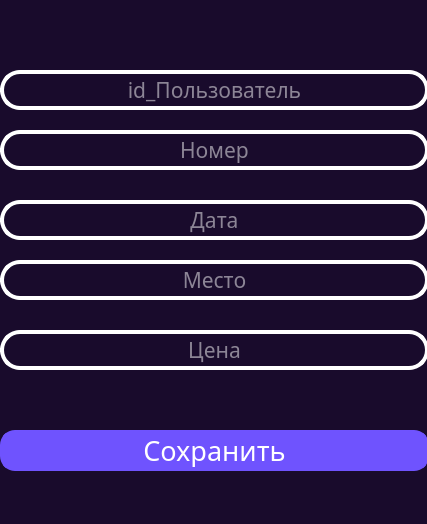
<?xml version="1.0" encoding="UTF-8"?>
<ui version="4.0">
 <class>Session_Dialog</class>
 <widget class="QDialog" name="Session_Dialog">
  <property name="geometry">
   <rect>
    <x>0</x>
    <y>0</y>
    <width>427</width>
    <height>524</height>
   </rect>
  </property>
  <property name="minimumSize">
   <size>
    <width>427</width>
    <height>524</height>
   </size>
  </property>
  <property name="maximumSize">
   <size>
    <width>427</width>
    <height>524</height>
   </size>
  </property>
  <property name="windowTitle">
   <string>Dialog</string>
  </property>
  <property name="styleSheet">
   <string notr="true">background-color: rgb(25, 11, 44);

font-family:&quot;Tw Cen MT&quot;;</string>
  </property>
  <widget class="QLineEdit" name="lineEdit1">
   <property name="geometry">
    <rect>
     <x>0</x>
     <y>70</y>
     <width>429</width>
     <height>40</height>
    </rect>
   </property>
   <property name="minimumSize">
    <size>
     <width>0</width>
     <height>40</height>
    </size>
   </property>
   <property name="font">
    <font>
     <family>Tw Cen MT</family>
     <pointsize>16</pointsize>
    </font>
   </property>
   <property name="styleSheet">
    <string notr="true">QLineEdit#lineEdit1{
background-color: rgba(0, 0, 0, 0);
border-radius: 20px;
border: 4px solid rgb(255, 255, 255);
color: rgb(255, 255, 255);
}</string>
   </property>
   <property name="inputMask">
    <string/>
   </property>
   <property name="text">
    <string/>
   </property>
   <property name="alignment">
    <set>Qt::AlignCenter</set>
   </property>
   <property name="placeholderText">
    <string>id_Пользователь</string>
   </property>
  </widget>
  <widget class="QLineEdit" name="lineEdit4">
   <property name="geometry">
    <rect>
     <x>0</x>
     <y>330</y>
     <width>429</width>
     <height>40</height>
    </rect>
   </property>
   <property name="minimumSize">
    <size>
     <width>0</width>
     <height>40</height>
    </size>
   </property>
   <property name="font">
    <font>
     <family>Tw Cen MT</family>
     <pointsize>16</pointsize>
    </font>
   </property>
   <property name="styleSheet">
    <string notr="true">QLineEdit#lineEdit4{
background-color: rgba(0, 0, 0, 0);
border-radius: 20px;
border: 4px solid rgb(255, 255, 255);
color: rgb(255, 255, 255);
}</string>
   </property>
   <property name="inputMask">
    <string/>
   </property>
   <property name="text">
    <string/>
   </property>
   <property name="alignment">
    <set>Qt::AlignCenter</set>
   </property>
   <property name="placeholderText">
    <string>Цена</string>
   </property>
  </widget>
  <widget class="QLineEdit" name="lineEdit2">
   <property name="geometry">
    <rect>
     <x>0</x>
     <y>130</y>
     <width>429</width>
     <height>40</height>
    </rect>
   </property>
   <property name="minimumSize">
    <size>
     <width>0</width>
     <height>40</height>
    </size>
   </property>
   <property name="font">
    <font>
     <family>Tw Cen MT</family>
     <pointsize>16</pointsize>
    </font>
   </property>
   <property name="styleSheet">
    <string notr="true">QLineEdit#lineEdit2{
background-color: rgba(0, 0, 0, 0);
border-radius: 20px;
border: 4px solid rgb(255, 255, 255);
color: rgb(255, 255, 255);
}</string>
   </property>
   <property name="inputMask">
    <string/>
   </property>
   <property name="text">
    <string/>
   </property>
   <property name="alignment">
    <set>Qt::AlignCenter</set>
   </property>
   <property name="placeholderText">
    <string>Номер</string>
   </property>
  </widget>
  <widget class="QLineEdit" name="lineEdit3">
   <property name="geometry">
    <rect>
     <x>0</x>
     <y>200</y>
     <width>429</width>
     <height>40</height>
    </rect>
   </property>
   <property name="minimumSize">
    <size>
     <width>0</width>
     <height>40</height>
    </size>
   </property>
   <property name="font">
    <font>
     <family>Tw Cen MT</family>
     <pointsize>16</pointsize>
    </font>
   </property>
   <property name="styleSheet">
    <string notr="true">QLineEdit#lineEdit3{
background-color: rgba(0, 0, 0, 0);
border-radius: 20px;
border: 4px solid rgb(255, 255, 255);
color: rgb(255, 255, 255);
}</string>
   </property>
   <property name="inputMask">
    <string/>
   </property>
   <property name="text">
    <string/>
   </property>
   <property name="alignment">
    <set>Qt::AlignCenter</set>
   </property>
   <property name="placeholderText">
    <string>Дата</string>
   </property>
  </widget>
  <widget class="QLineEdit" name="lineEdit5">
   <property name="geometry">
    <rect>
     <x>0</x>
     <y>260</y>
     <width>429</width>
     <height>40</height>
    </rect>
   </property>
   <property name="minimumSize">
    <size>
     <width>0</width>
     <height>40</height>
    </size>
   </property>
   <property name="font">
    <font>
     <family>Tw Cen MT</family>
     <pointsize>16</pointsize>
    </font>
   </property>
   <property name="styleSheet">
    <string notr="true">QLineEdit#lineEdit5{
background-color: rgba(0, 0, 0, 0);
border-radius: 20px;
border: 4px solid rgb(255, 255, 255);
color: rgb(255, 255, 255);
}</string>
   </property>
   <property name="inputMask">
    <string/>
   </property>
   <property name="text">
    <string/>
   </property>
   <property name="alignment">
    <set>Qt::AlignCenter</set>
   </property>
   <property name="placeholderText">
    <string>Место</string>
   </property>
  </widget>
  <widget class="QPushButton" name="pushButton_Enter">
   <property name="geometry">
    <rect>
     <x>0</x>
     <y>430</y>
     <width>429</width>
     <height>41</height>
    </rect>
   </property>
   <property name="minimumSize">
    <size>
     <width>0</width>
     <height>40</height>
    </size>
   </property>
   <property name="font">
    <font>
     <family>Tw Cen MT</family>
     <pointsize>20</pointsize>
    </font>
   </property>
   <property name="cursor">
    <cursorShape>PointingHandCursor</cursorShape>
   </property>
   <property name="styleSheet">
    <string notr="true">

QPushButton{
color: rgb(255, 255, 255);
background-color: rgb(111, 83, 254);
border: 4px solid rgb(111, 83, 254);
border-radius: 15px;
}

QPushButton:hover{
color:rgb(192, 218, 255);
background-color:#8E6BBB;  
border: 4px solid #8E6BBB;
border-radius: 10px;
}

QPushButton:pressed{
color:rgb(192, 218, 255);
background-color: rgb(188, 177, 248); 
border: 2px solid rgb(65, 41, 93);
border-radius: 10px;
}
</string>
   </property>
   <property name="text">
    <string>Сохранить</string>
   </property>
   <property name="iconSize">
    <size>
     <width>16</width>
     <height>16</height>
    </size>
   </property>
  </widget>
 </widget>
 <resources/>
 <connections/>
</ui>
